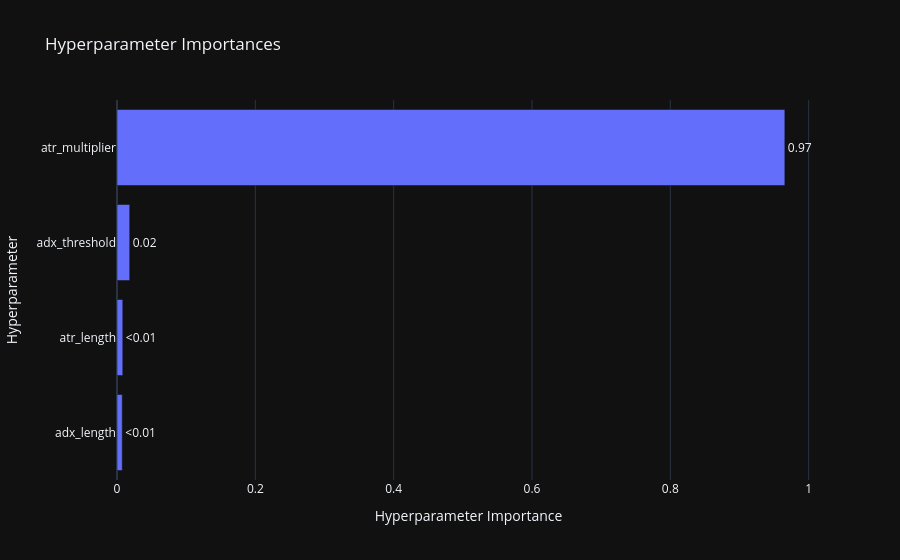
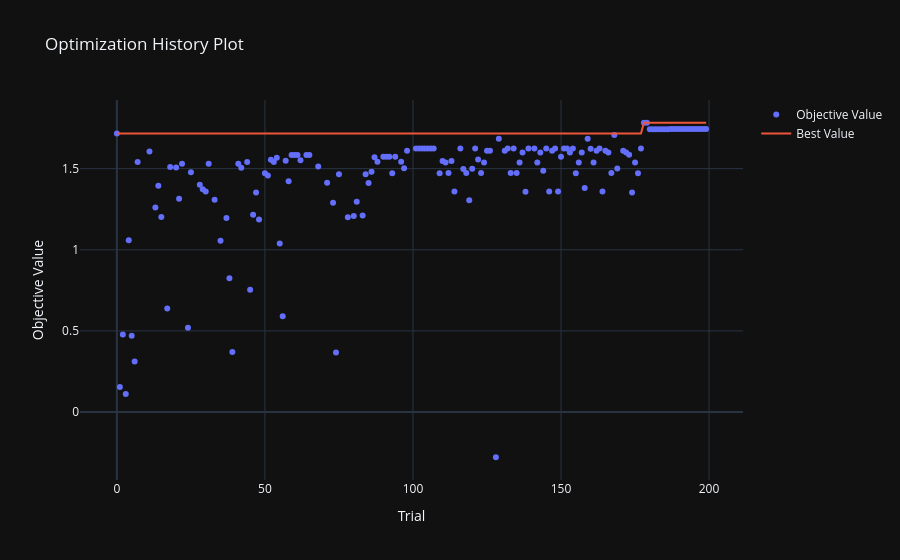
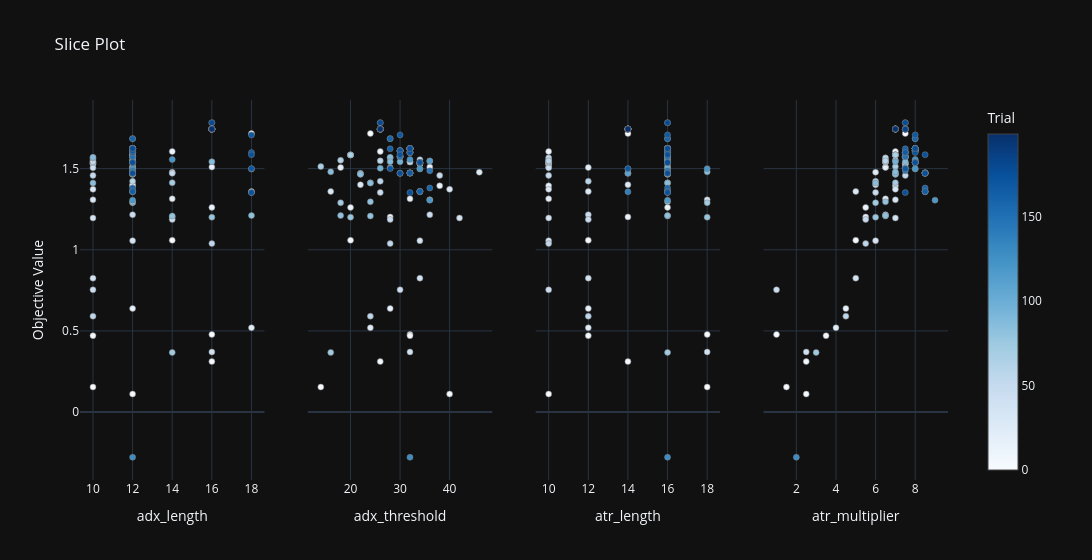

The code cell stored with these charts, in order, in its notebook:
### Code cell
fig_opt = optuna.visualization.plot_param_importances(study_opt)
show(fig_opt)
fig_opt1 = optuna.visualization.plot_optimization_history(study_opt)
show(fig_opt1)
fig_opt2 = optuna.visualization.plot_slice(study_opt)
show(fig_opt2)

### Figure 1 — Plotly figure (JSON) as saved in the notebook; plotly's stock layout.template omitted (floating-point values rounded to 4 significant figures)
{"data": [{"cliponaxis": false, "hovertemplate": ["adx_length (IntDistribution): 0.007621923800316692<extra></extra>", "atr_length (IntDistribution): 0.008373663396414686<extra></extra>", "adx_threshold (IntDistribution): 0.018397943316948304<extra></extra>", "atr_multiplier (FloatDistribution): 0.9656064694863202<extra></extra>"], "name": "Objective Value", "orientation": "h", "text": ["<0.01", "<0.01", "0.02", "0.97"], "textposition": "outside", "x": [0.007622, 0.008374, 0.0184, 0.9656], "y": ["adx_length", "atr_length", "adx_threshold", "atr_multiplier"], "type": "bar"}], "layout": {"title": {"text": "Hyperparameter Importances"}, "xaxis": {"title": {"text": "Hyperparameter Importance"}}, "yaxis": {"title": {"text": "Hyperparameter"}}}}

### Figure 2 — Plotly figure (JSON) as saved in the notebook; plotly's stock layout.template omitted (floating-point values rounded to 4 significant figures; data arrays with more than 128 entries replaced by an {"elided": "..."} marker saying what was removed)
{"data": [{"mode": "markers", "name": "Objective Value", "x": {"elided": "165 int values"}, "y": {"elided": "165 float values"}, "type": "scatter"}, {"mode": "lines", "name": "Best Value", "x": {"elided": "200 int values"}, "y": {"elided": "200 float values"}, "type": "scatter"}, {"marker": {"color": "#cccccc"}, "mode": "markers", "name": "Infeasible Trial", "showlegend": false, "x": [], "y": [], "type": "scatter"}], "layout": {"title": {"text": "Optimization History Plot"}, "xaxis": {"title": {"text": "Trial"}}, "yaxis": {"title": {"text": "Objective Value"}}}}

### Figure 3 — Plotly figure (JSON) as saved in the notebook; plotly's stock layout.template omitted (floating-point values rounded to 4 significant figures; data arrays with more than 128 entries replaced by an {"elided": "..."} marker saying what was removed)
{"data": [{"marker": {"color": {"elided": "165 int values"}, "colorbar": {"title": {"text": "Trial"}, "x": 1.0, "xpad": 40}, "colorscale": [[0.0, "rgb(247,251,255)"], [0.125, "rgb(222,235,247)"], [0.25, "rgb(198,219,239)"], [0.375, "rgb(158,202,225)"], [0.5, "rgb(107,174,214)"], [0.625, "rgb(66,146,198)"], [0.75, "rgb(33,113,181)"], [0.875, "rgb(8,81,156)"], [1.0, "rgb(8,48,107)"]], "line": {"color": "Grey", "width": 0.5}, "showscale": true}, "mode": "markers", "name": "Feasible Trial", "showlegend": false, "x": {"elided": "165 int values"}, "y": {"elided": "165 float values"}, "type": "scatter", "xaxis": "x", "yaxis": "y"}, {"marker": {"color": {"elided": "165 int values"}, "colorbar": {"title": {"text": "Trial"}, "x": 1.0, "xpad": 40}, "colorscale": [[0.0, "rgb(247,251,255)"], [0.125, "rgb(222,235,247)"], [0.25, "rgb(198,219,239)"], [0.375, "rgb(158,202,225)"], [0.5, "rgb(107,174,214)"], [0.625, "rgb(66,146,198)"], [0.75, "rgb(33,113,181)"], [0.875, "rgb(8,81,156)"], [1.0, "rgb(8,48,107)"]], "line": {"color": "Grey", "width": 0.5}, "showscale": false}, "mode": "markers", "name": "Feasible Trial", "showlegend": false, "x": {"elided": "165 int values"}, "y": {"elided": "165 float values"}, "type": "scatter", "xaxis": "x2", "yaxis": "y2"}, {"marker": {"color": {"elided": "165 int values"}, "colorbar": {"title": {"text": "Trial"}, "x": 1.0, "xpad": 40}, "colorscale": [[0.0, "rgb(247,251,255)"], [0.125, "rgb(222,235,247)"], [0.25, "rgb(198,219,239)"], [0.375, "rgb(158,202,225)"], [0.5, "rgb(107,174,214)"], [0.625, "rgb(66,146,198)"], [0.75, "rgb(33,113,181)"], [0.875, "rgb(8,81,156)"], [1.0, "rgb(8,48,107)"]], "line": {"color": "Grey", "width": 0.5}, "showscale": false}, "mode": "markers", "name": "Feasible Trial", "showlegend": false, "x": {"elided": "165 int values"}, "y": {"elided": "165 float values"}, "type": "scatter", "xaxis": "x3", "yaxis": "y3"}, {"marker": {"color": {"elided": "165 int values"}, "colorbar": {"title": {"text": "Trial"}, "x": 1.0, "xpad": 40}, "colorscale": [[0.0, "rgb(247,251,255)"], [0.125, "rgb(222,235,247)"], [0.25, "rgb(198,219,239)"], [0.375, "rgb(158,202,225)"], [0.5, "rgb(107,174,214)"], [0.625, "rgb(66,146,198)"], [0.75, "rgb(33,113,181)"], [0.875, "rgb(8,81,156)"], [1.0, "rgb(8,48,107)"]], "line": {"color": "Grey", "width": 0.5}, "showscale": false}, "mode": "markers", "name": "Feasible Trial", "showlegend": false, "x": {"elided": "165 float values"}, "y": {"elided": "165 float values"}, "type": "scatter", "xaxis": "x4", "yaxis": "y4"}], "layout": {"xaxis": {"anchor": "y", "domain": [0.0, 0.2125], "title": {"text": "adx_length"}}, "yaxis": {"anchor": "x", "domain": [0.0, 1.0], "title": {"text": "Objective Value"}}, "xaxis2": {"anchor": "y2", "domain": [0.2625, 0.475], "title": {"text": "adx_threshold"}}, "yaxis2": {"anchor": "x2", "domain": [0.0, 1.0], "matches": "y", "showticklabels": false}, "xaxis3": {"anchor": "y3", "domain": [0.525, 0.7375], "title": {"text": "atr_length"}}, "yaxis3": {"anchor": "x3", "domain": [0.0, 1.0], "matches": "y", "showticklabels": false}, "xaxis4": {"anchor": "y4", "domain": [0.7875, 1.0], "title": {"text": "atr_multiplier"}}, "yaxis4": {"anchor": "x4", "domain": [0.0, 1.0], "matches": "y", "showticklabels": false}, "title": {"text": "Slice Plot"}, "width": 1200}}
